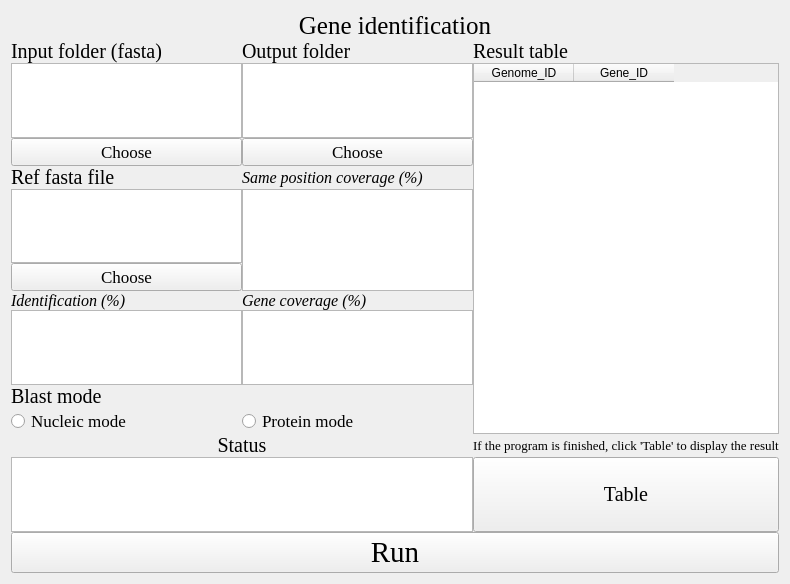
<?xml version="1.0" encoding="UTF-8"?>
<ui version="4.0">
 <class>Form</class>
 <widget class="QWidget" name="Form">
  <property name="geometry">
   <rect>
    <x>0</x>
    <y>0</y>
    <width>790</width>
    <height>584</height>
   </rect>
  </property>
  <property name="windowTitle">
   <string>Form</string>
  </property>
  <property name="styleSheet">
   <string notr="true">background-image: url(D:/tools/Pycharm/pyqt/logo/green_back.png);</string>
  </property>
  <layout class="QGridLayout" name="gridLayout_2">
   <item row="0" column="0">
    <layout class="QGridLayout" name="gridLayout">
     <property name="spacing">
      <number>0</number>
     </property>
     <item row="4" column="0">
      <widget class="QPushButton" name="pushButton_2">
       <property name="sizePolicy">
        <sizepolicy hsizetype="Preferred" vsizetype="Preferred">
         <horstretch>0</horstretch>
         <verstretch>0</verstretch>
        </sizepolicy>
       </property>
       <property name="font">
        <font>
         <family>Times New Roman</family>
         <pointsize>13</pointsize>
        </font>
       </property>
       <property name="text">
        <string>Choose</string>
       </property>
      </widget>
     </item>
     <item row="23" column="2">
      <widget class="QPushButton" name="pushButton_4">
       <property name="sizePolicy">
        <sizepolicy hsizetype="Preferred" vsizetype="Expanding">
         <horstretch>0</horstretch>
         <verstretch>0</verstretch>
        </sizepolicy>
       </property>
       <property name="font">
        <font>
         <family>Times New Roman</family>
         <pointsize>15</pointsize>
        </font>
       </property>
       <property name="text">
        <string>Table</string>
       </property>
      </widget>
     </item>
     <item row="5" column="0">
      <widget class="QLabel" name="label_10">
       <property name="font">
        <font>
         <family>Times New Roman</family>
         <pointsize>15</pointsize>
        </font>
       </property>
       <property name="text">
        <string>Ref fasta file</string>
       </property>
       <property name="alignment">
        <set>Qt::AlignLeading|Qt::AlignLeft|Qt::AlignVCenter</set>
       </property>
      </widget>
     </item>
     <item row="7" column="0">
      <widget class="QPushButton" name="pushButton_5">
       <property name="sizePolicy">
        <sizepolicy hsizetype="Preferred" vsizetype="Preferred">
         <horstretch>0</horstretch>
         <verstretch>0</verstretch>
        </sizepolicy>
       </property>
       <property name="font">
        <font>
         <family>Times New Roman</family>
         <pointsize>13</pointsize>
        </font>
       </property>
       <property name="text">
        <string>Choose</string>
       </property>
      </widget>
     </item>
     <item row="3" column="2" rowspan="16">
      <widget class="QTableWidget" name="tableWidget">
       <property name="styleSheet">
        <string notr="true">background-image: url(D:/Documents/Desktop/white.png)</string>
       </property>
       <column>
        <property name="text">
         <string>Genome_ID</string>
        </property>
       </column>
       <column>
        <property name="text">
         <string>Gene_ID</string>
        </property>
       </column>
      </widget>
     </item>
     <item row="11" column="0">
      <widget class="QTextEdit" name="textEdit_2">
       <property name="sizePolicy">
        <sizepolicy hsizetype="Expanding" vsizetype="Expanding">
         <horstretch>0</horstretch>
         <verstretch>0</verstretch>
        </sizepolicy>
       </property>
       <property name="maximumSize">
        <size>
         <width>16777215</width>
         <height>16777215</height>
        </size>
       </property>
       <property name="styleSheet">
        <string notr="true">background-image: url(D:/Documents/Desktop/white.png)</string>
       </property>
      </widget>
     </item>
     <item row="1" column="2">
      <widget class="QLabel" name="label_2">
       <property name="font">
        <font>
         <family>Times New Roman</family>
         <pointsize>15</pointsize>
        </font>
       </property>
       <property name="text">
        <string>Result table</string>
       </property>
      </widget>
     </item>
     <item row="8" column="0">
      <widget class="QLabel" name="label_8">
       <property name="font">
        <font>
         <family>Times New Roman</family>
         <pointsize>12</pointsize>
         <italic>true</italic>
        </font>
       </property>
       <property name="text">
        <string>Identification (%)</string>
       </property>
       <property name="alignment">
        <set>Qt::AlignLeading|Qt::AlignLeft|Qt::AlignVCenter</set>
       </property>
      </widget>
     </item>
     <item row="11" column="1">
      <widget class="QTextEdit" name="textEdit_3">
       <property name="sizePolicy">
        <sizepolicy hsizetype="Expanding" vsizetype="Expanding">
         <horstretch>0</horstretch>
         <verstretch>0</verstretch>
        </sizepolicy>
       </property>
       <property name="maximumSize">
        <size>
         <width>16777215</width>
         <height>16777215</height>
        </size>
       </property>
       <property name="styleSheet">
        <string notr="true">background-image: url(D:/Documents/Desktop/white.png)</string>
       </property>
      </widget>
     </item>
     <item row="36" column="0" rowspan="2" colspan="3">
      <widget class="QPushButton" name="pushButton">
       <property name="sizePolicy">
        <sizepolicy hsizetype="Preferred" vsizetype="Preferred">
         <horstretch>0</horstretch>
         <verstretch>0</verstretch>
        </sizepolicy>
       </property>
       <property name="font">
        <font>
         <family>Times New Roman</family>
         <pointsize>22</pointsize>
        </font>
       </property>
       <property name="styleSheet">
        <string notr="true">background-image: url(D:/Documents/Desktop/white.png)</string>
       </property>
       <property name="text">
        <string>Run</string>
       </property>
      </widget>
     </item>
     <item row="1" column="1">
      <widget class="QLabel" name="label_7">
       <property name="font">
        <font>
         <family>Times New Roman</family>
         <pointsize>15</pointsize>
        </font>
       </property>
       <property name="text">
        <string>Output folder</string>
       </property>
       <property name="alignment">
        <set>Qt::AlignLeading|Qt::AlignLeft|Qt::AlignVCenter</set>
       </property>
      </widget>
     </item>
     <item row="0" column="0" colspan="3">
      <widget class="QLabel" name="label">
       <property name="font">
        <font>
         <family>Times New Roman</family>
         <pointsize>19</pointsize>
        </font>
       </property>
       <property name="text">
        <string>Gene identification</string>
       </property>
       <property name="alignment">
        <set>Qt::AlignCenter</set>
       </property>
      </widget>
     </item>
     <item row="15" column="0">
      <widget class="QRadioButton" name="radioButton">
       <property name="sizePolicy">
        <sizepolicy hsizetype="Preferred" vsizetype="Preferred">
         <horstretch>0</horstretch>
         <verstretch>0</verstretch>
        </sizepolicy>
       </property>
       <property name="maximumSize">
        <size>
         <width>16777215</width>
         <height>16777215</height>
        </size>
       </property>
       <property name="font">
        <font>
         <family>Times New Roman</family>
         <pointsize>13</pointsize>
        </font>
       </property>
       <property name="styleSheet">
        <string notr="true">background-image: url(D:/tools/Pycharm/pyqt/logo/white.png);</string>
       </property>
       <property name="text">
        <string>Nucleic mode</string>
       </property>
      </widget>
     </item>
     <item row="6" column="0">
      <widget class="QTextBrowser" name="textBrowser_4">
       <property name="sizePolicy">
        <sizepolicy hsizetype="Expanding" vsizetype="Expanding">
         <horstretch>0</horstretch>
         <verstretch>0</verstretch>
        </sizepolicy>
       </property>
       <property name="maximumSize">
        <size>
         <width>16777215</width>
         <height>16777215</height>
        </size>
       </property>
       <property name="styleSheet">
        <string notr="true">background-image: url(D:/Documents/Desktop/white.png)</string>
       </property>
      </widget>
     </item>
     <item row="3" column="1">
      <widget class="QTextBrowser" name="textBrowser_3">
       <property name="sizePolicy">
        <sizepolicy hsizetype="Expanding" vsizetype="Expanding">
         <horstretch>0</horstretch>
         <verstretch>0</verstretch>
        </sizepolicy>
       </property>
       <property name="maximumSize">
        <size>
         <width>16777215</width>
         <height>16777215</height>
        </size>
       </property>
       <property name="styleSheet">
        <string notr="true">background-image: url(D:/Documents/Desktop/white.png)</string>
       </property>
      </widget>
     </item>
     <item row="5" column="1">
      <widget class="QLabel" name="label_12">
       <property name="font">
        <font>
         <family>Times New Roman</family>
         <pointsize>12</pointsize>
         <italic>true</italic>
        </font>
       </property>
       <property name="text">
        <string>Same position coverage (%)</string>
       </property>
       <property name="alignment">
        <set>Qt::AlignLeading|Qt::AlignLeft|Qt::AlignVCenter</set>
       </property>
      </widget>
     </item>
     <item row="8" column="1">
      <widget class="QLabel" name="label_9">
       <property name="font">
        <font>
         <family>Times New Roman</family>
         <pointsize>12</pointsize>
         <italic>true</italic>
        </font>
       </property>
       <property name="text">
        <string>Gene coverage (%)</string>
       </property>
       <property name="alignment">
        <set>Qt::AlignLeading|Qt::AlignLeft|Qt::AlignVCenter</set>
       </property>
      </widget>
     </item>
     <item row="22" column="2">
      <widget class="QLabel" name="label_13">
       <property name="font">
        <font>
         <family>Times New Roman</family>
         <pointsize>10</pointsize>
        </font>
       </property>
       <property name="text">
        <string>If the program is finished, click 'Table' to display the result</string>
       </property>
       <property name="alignment">
        <set>Qt::AlignLeading|Qt::AlignLeft|Qt::AlignVCenter</set>
       </property>
      </widget>
     </item>
     <item row="4" column="1">
      <widget class="QPushButton" name="pushButton_3">
       <property name="sizePolicy">
        <sizepolicy hsizetype="Preferred" vsizetype="Preferred">
         <horstretch>0</horstretch>
         <verstretch>0</verstretch>
        </sizepolicy>
       </property>
       <property name="font">
        <font>
         <family>Times New Roman</family>
         <pointsize>13</pointsize>
        </font>
       </property>
       <property name="text">
        <string>Choose</string>
       </property>
      </widget>
     </item>
     <item row="3" column="0">
      <widget class="QTextBrowser" name="textBrowser_2">
       <property name="sizePolicy">
        <sizepolicy hsizetype="Expanding" vsizetype="Expanding">
         <horstretch>0</horstretch>
         <verstretch>0</verstretch>
        </sizepolicy>
       </property>
       <property name="maximumSize">
        <size>
         <width>16777215</width>
         <height>16777215</height>
        </size>
       </property>
       <property name="styleSheet">
        <string notr="true">background-image: url(D:/Documents/Desktop/white.png)</string>
       </property>
      </widget>
     </item>
     <item row="6" column="1" rowspan="2">
      <widget class="QTextEdit" name="textEdit">
       <property name="sizePolicy">
        <sizepolicy hsizetype="Expanding" vsizetype="Expanding">
         <horstretch>0</horstretch>
         <verstretch>0</verstretch>
        </sizepolicy>
       </property>
       <property name="maximumSize">
        <size>
         <width>16777215</width>
         <height>16777215</height>
        </size>
       </property>
       <property name="styleSheet">
        <string notr="true">background-image: url(D:/Documents/Desktop/white.png)</string>
       </property>
      </widget>
     </item>
     <item row="1" column="0">
      <widget class="QLabel" name="label_6">
       <property name="font">
        <font>
         <family>Times New Roman</family>
         <pointsize>15</pointsize>
        </font>
       </property>
       <property name="text">
        <string>Input folder (fasta)</string>
       </property>
       <property name="alignment">
        <set>Qt::AlignLeading|Qt::AlignLeft|Qt::AlignVCenter</set>
       </property>
      </widget>
     </item>
     <item row="15" column="1">
      <widget class="QRadioButton" name="radioButton_2">
       <property name="sizePolicy">
        <sizepolicy hsizetype="Preferred" vsizetype="Preferred">
         <horstretch>0</horstretch>
         <verstretch>0</verstretch>
        </sizepolicy>
       </property>
       <property name="maximumSize">
        <size>
         <width>16777215</width>
         <height>16777215</height>
        </size>
       </property>
       <property name="font">
        <font>
         <family>Times New Roman</family>
         <pointsize>13</pointsize>
        </font>
       </property>
       <property name="styleSheet">
        <string notr="true">background-image: url(D:/tools/Pycharm/pyqt/logo/white.png);</string>
       </property>
       <property name="text">
        <string>Protein mode</string>
       </property>
      </widget>
     </item>
     <item row="14" column="0" colspan="2">
      <widget class="QLabel" name="label_11">
       <property name="font">
        <font>
         <family>Times New Roman</family>
         <pointsize>15</pointsize>
        </font>
       </property>
       <property name="text">
        <string>Blast mode</string>
       </property>
       <property name="alignment">
        <set>Qt::AlignLeading|Qt::AlignLeft|Qt::AlignVCenter</set>
       </property>
      </widget>
     </item>
     <item row="23" column="0" colspan="2">
      <widget class="QTextBrowser" name="textBrowser">
       <property name="sizePolicy">
        <sizepolicy hsizetype="Expanding" vsizetype="Expanding">
         <horstretch>0</horstretch>
         <verstretch>0</verstretch>
        </sizepolicy>
       </property>
       <property name="maximumSize">
        <size>
         <width>16777215</width>
         <height>16777215</height>
        </size>
       </property>
       <property name="styleSheet">
        <string notr="true">background-image: url(D:/Documents/Desktop/white.png)</string>
       </property>
      </widget>
     </item>
     <item row="22" column="0" colspan="2">
      <widget class="QLabel" name="label_4">
       <property name="font">
        <font>
         <family>Times New Roman</family>
         <pointsize>15</pointsize>
        </font>
       </property>
       <property name="text">
        <string>Status</string>
       </property>
       <property name="alignment">
        <set>Qt::AlignCenter</set>
       </property>
      </widget>
     </item>
    </layout>
   </item>
  </layout>
 </widget>
 <resources/>
 <connections/>
</ui>
